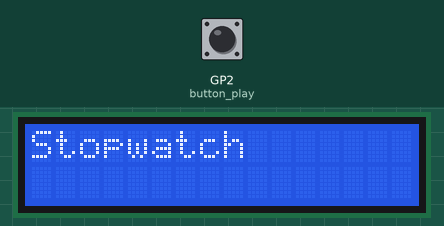
Recording of a program running on a simulated Raspberry Pi Pico running MicroPython. Parts: 16×2 character LCD. The test bench sets the inputs (shaded band); at power-on: GP2 (button_play) HIGH. Library files of the repository ran but are not shown: lcd_api.py, pico_i2c_lcd.py; what the program prints to the serial console is not drawn.

Above: at 0.1 s.
At 3.2 s:
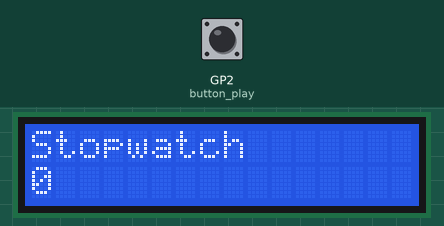
3.3 s: GP2 (button_play) pulled LOW for 0.15 s
At 6.2 s:
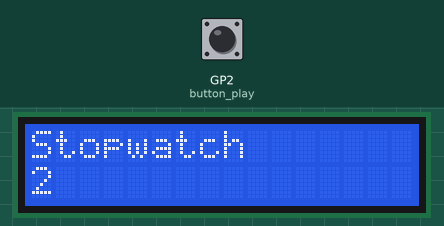
6.4 s: GP2 (button_play) pulled LOW for 1 s
Timing chart, 0 to 9.4 s (numbered marks = the images above; inputs shaded):
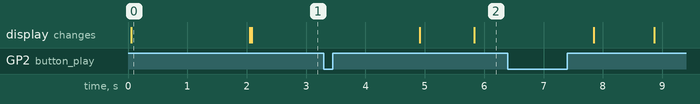

The program:

pantalla.py
```python
import utime

import math

import machine

from machine import Pin

from machine import I2C

from lcd_api import LcdApi

from pico_i2c_lcd import I2cLcd


I2C_ADDR     = 0x27    # Decimal 39

I2C_NUM_ROWS = 2

I2C_NUM_COLS = 16


SDA_PIN = 0

SCL_PIN = 1


PLAY_PIN = 2

RESET_PIN = 3


print("Running StopWatch")

i2c = I2C(0, sda=machine.Pin(SDA_PIN),

    scl=machine.Pin(SCL_PIN),

    freq=400000)

lcd = I2cLcd(i2c, I2C_ADDR, I2C_NUM_ROWS, I2C_NUM_COLS)


button_play = Pin(PLAY_PIN, Pin.IN, Pin.PULL_UP)

button_reset = Pin(RESET_PIN, Pin.IN, Pin.PULL_UP)


lcd.putstr("Stopwatch")

utime.sleep(2)

lcd.clear()

lcd.hide_cursor()

timer = 0

running = False


lcd.clear()

lcd.putstr("Stopwatch")


while True:


    # If button pressed then toggle

    if (button_play.value() == False):

        running = not running

        print ("Status "+str(running))

        # sleep prevents single press

        # causing multiple play / pause signals

        # this is a simple, but basic method

        utime.sleep(0.5)

    if (button_reset.value() == False):

        print ("Reset")

        timer = 0

        lcd.clear()

        lcd.putstr("Stopwatch")

        utime.sleep(0.5)


    lcd.move_to(0,1)

    lcd.putstr(str(math.floor(timer)))


    if (running):

        timer += 0.1

        utime.sleep(0.1)
```

Measured:
- after the input at 3.3 s, the display: first changes after 1.6 s (image 2 shows a later state)
- what the display in image 0 shows lasts 2.0 s, from 0.1 s to 2.1 s
